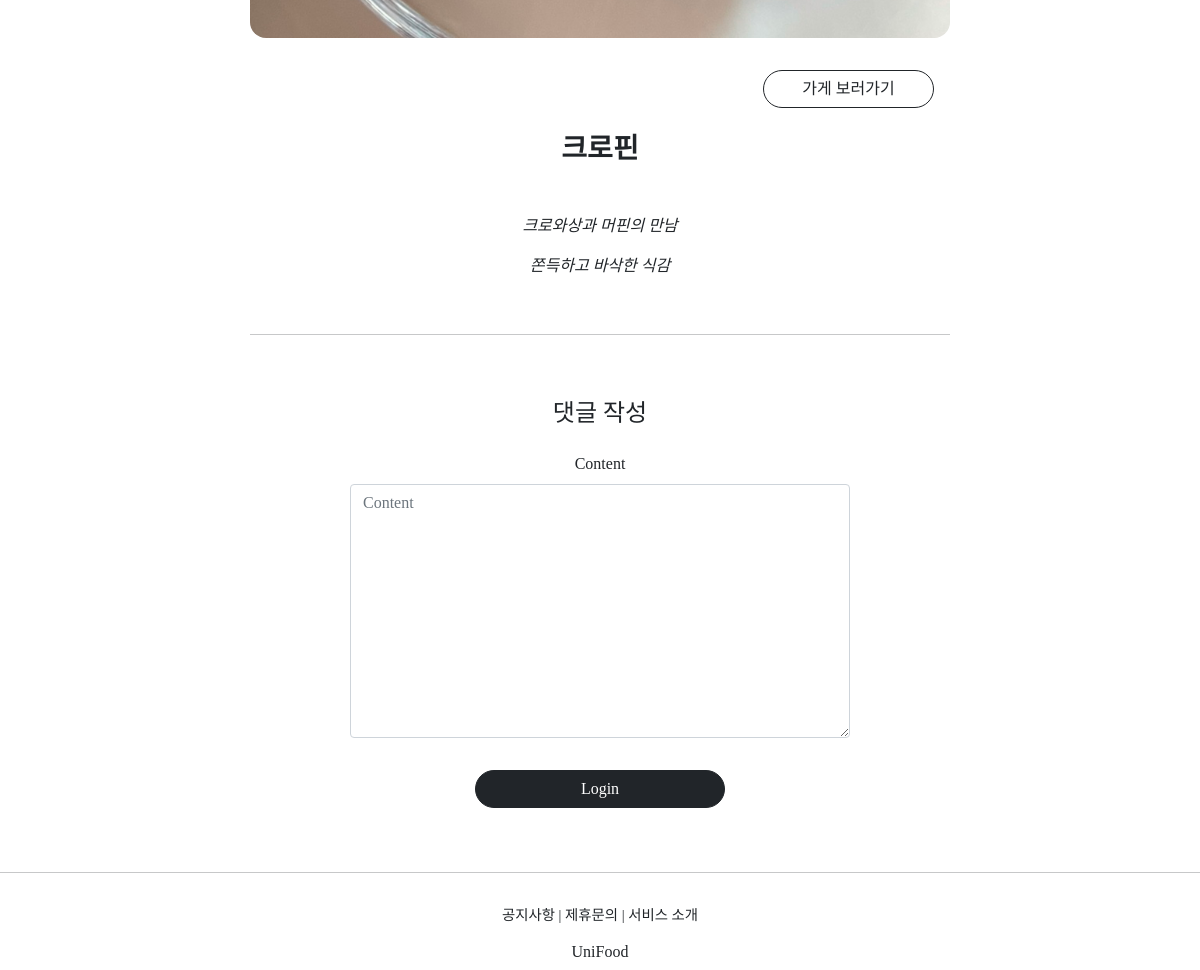
The page /articles/detail/61 (lower part) on the database as committed earlier.
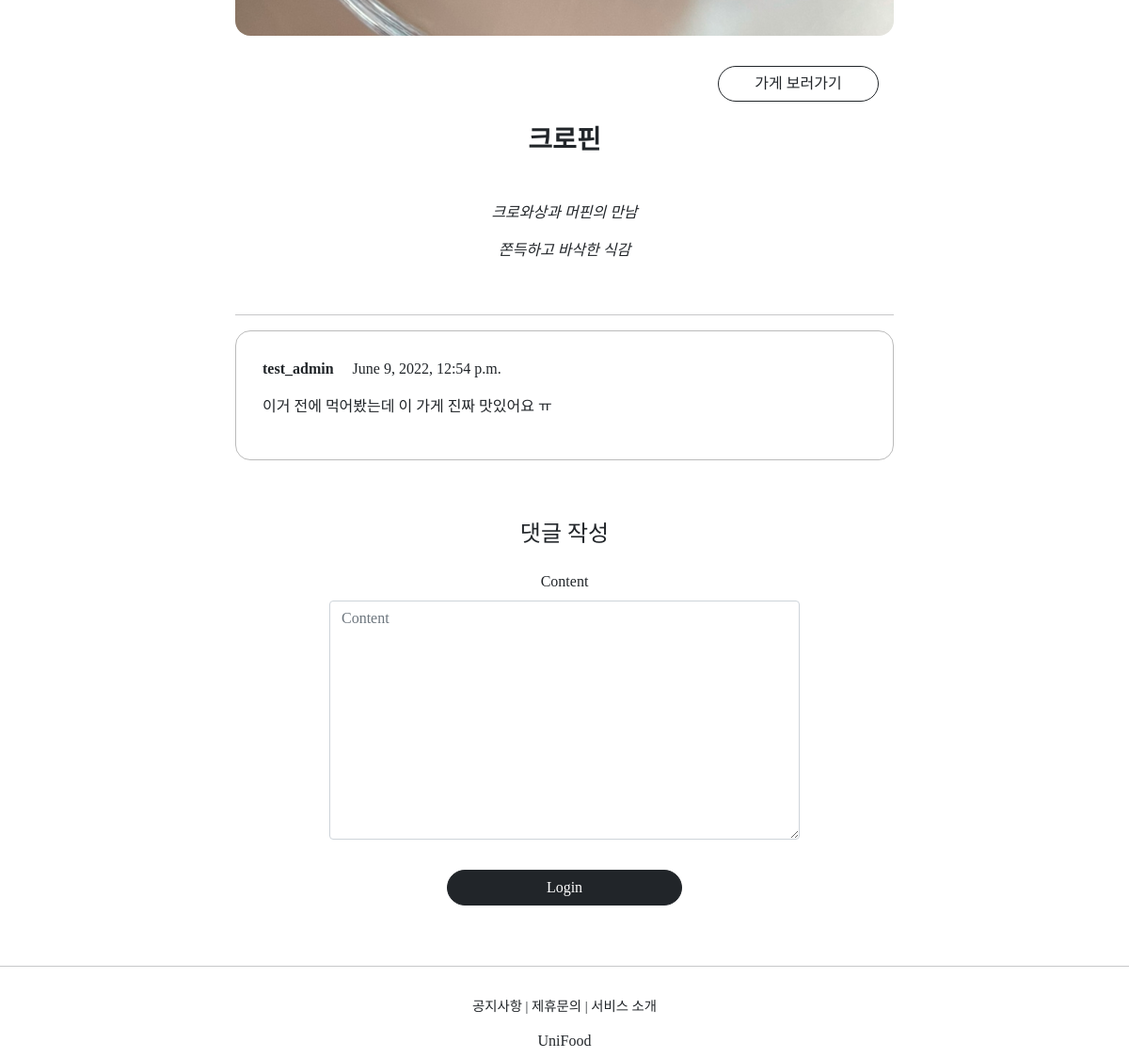
The same page on the database as committed later.
### commentapp/models.py (models this page shows)
class Comment(models.Model):
    article = models.ForeignKey(Article, on_delete=models.SET_NULL, null=True, related_name='comment')
    writer = models.ForeignKey(User, on_delete=models.SET_NULL, null=True, related_name='comment')
    content = models.TextField(null=False)
    created_at = models.DateTimeField(auto_now=True)

### profileapp/models.py (models this page shows, shortened)
class Profile(models.Model):
    user = models.OneToOneField(User, on_delete=models.CASCADE, related_name='profile')
    image = models.ImageField(upload_to='profile/', null=True)
    nickname = models.CharField(max_length=20, unique=True, null=True)
    message = models.CharField(max_length=100, null=True)

### articleapp/views.py (the view)
# urls.py: path('detail/<int:pk>', ArticleDetailView.as_view(), name='detail'),
class ArticleDetailView(DetailView, FormMixin):
    model = Article
    form_class = CommentCreationForm
    context_object_name = 'target_article'
    template_name = 'articleapp/detail.html'

### commentapp/forms.py
class CommentCreationForm(ModelForm):
    class Meta:
        model = Comment
        fields = ['content']

### articleapp/templates/articleapp/detail.html (shortened to what this page needs)
{% extends 'base.html' %}
{% block content %}
  <div>
    <div style="text-align: center; max-width: 700px; margin: 4rem auto;">
      <img style="width: 100%; border-radius: 1rem; margin: 2rem 0;"
              src="{{ target_article.image.url }}" alt="">
    <div style="text-align: right; margin-right: 1rem" >
        <a href="/projects/detail/{{ target_article.project.pk }}"
        class="btn btn-outline-dark rounded-pill col-3">
            가게 보러가기
        </a>
    </div>
      <div class="text-left">
        {{ target_article.content | safe }}
      </div>
      <hr>
      {% for comment in target_article.comment.all %}
        {% include 'commentapp/detail.html' with comment=comment %}
      {% endfor %}
      {% include 'commentapp/create.html' with article=target_article %}
    </div>
  </div>
{% endblock %}

### commentapp/templates/commentapp/detail.html (shortened to what this page needs)
<div style="border: 1px solid; text-align: left; padding: 4%; margin: 1rem 0; border-radius: 1rem;
            border-color: #bbb;">
    <div>
        <strong>
            {{ comment.writer.profile.nickname }}
        </strong>
        {{ comment.created_at }}
    </div>
    <div style="margin: 1rem 0;">
        {{ comment.content }}
    </div>
</div>

Rows that differ between the two databases and show on the page:
added Comment: writer.profile.nickname "test_admin", created_at "June 9, 2022, 12:54 p.m.", content "이거 전에 먹어봤는데 이 가게 진짜 맛있어요 ㅠ"
